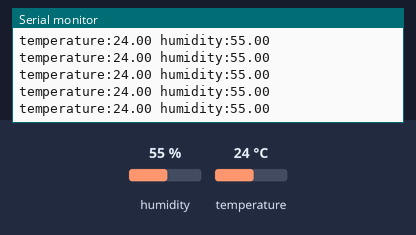
Bench run of a sketch on a simulated Arduino Uno, built with avr-gcc and run on an emulated ATmega328P. On the bench: the last lines printed to the serial monitor. Inputs (shaded band) come from the test bench; at power-on: humidity 55 %, temperature 24 °C.

Above: at 1.2 s.
1.3 s: humidity set to 22 %
At 2.3 s:
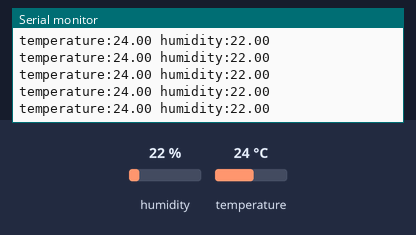
2.8 s: temperature set to 12 °C
At 3.5 s:
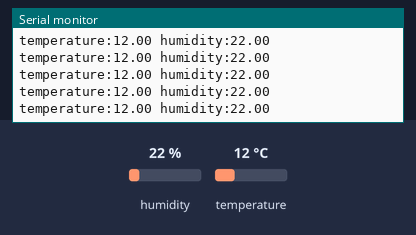
5.8 s: humidity set to 40 %
At 6.7 s:
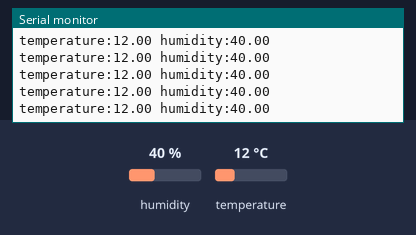
Timing chart, 0 to 8.8 s (numbered marks = the images above; inputs shaded):
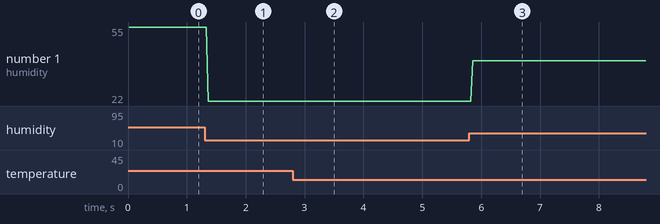

Measured:
- after the input at 1.3 s, the serial monitor: prints a new line after 0.07 s (image 1)
- after the input at 2.8 s, the serial monitor: prints a new line after 0.05 s (image 2)
- after the input at 5.8 s, the serial monitor: prints a new line after 0.06 s (image 3)
- plotted number 1: 55 → 22 after the input at 1.3 s, 22 → 40 after the input at 5.8 s

The sketch:

temphumid.ino
```cpp
#include <DHT11.h>

int pin=2;    // 연결한 아두이노 디지털 핀 번호
DHT11 dht11(pin);
void setup()
{
   Serial.begin(9600);
}

void loop()
{
  float temp, humi;
  dht11.read(humi, temp);
  Serial.print("temperature:");
  Serial.print(temp);
  Serial.print(" humidity:");
  Serial.print(humi);
  Serial.println();
}
```
